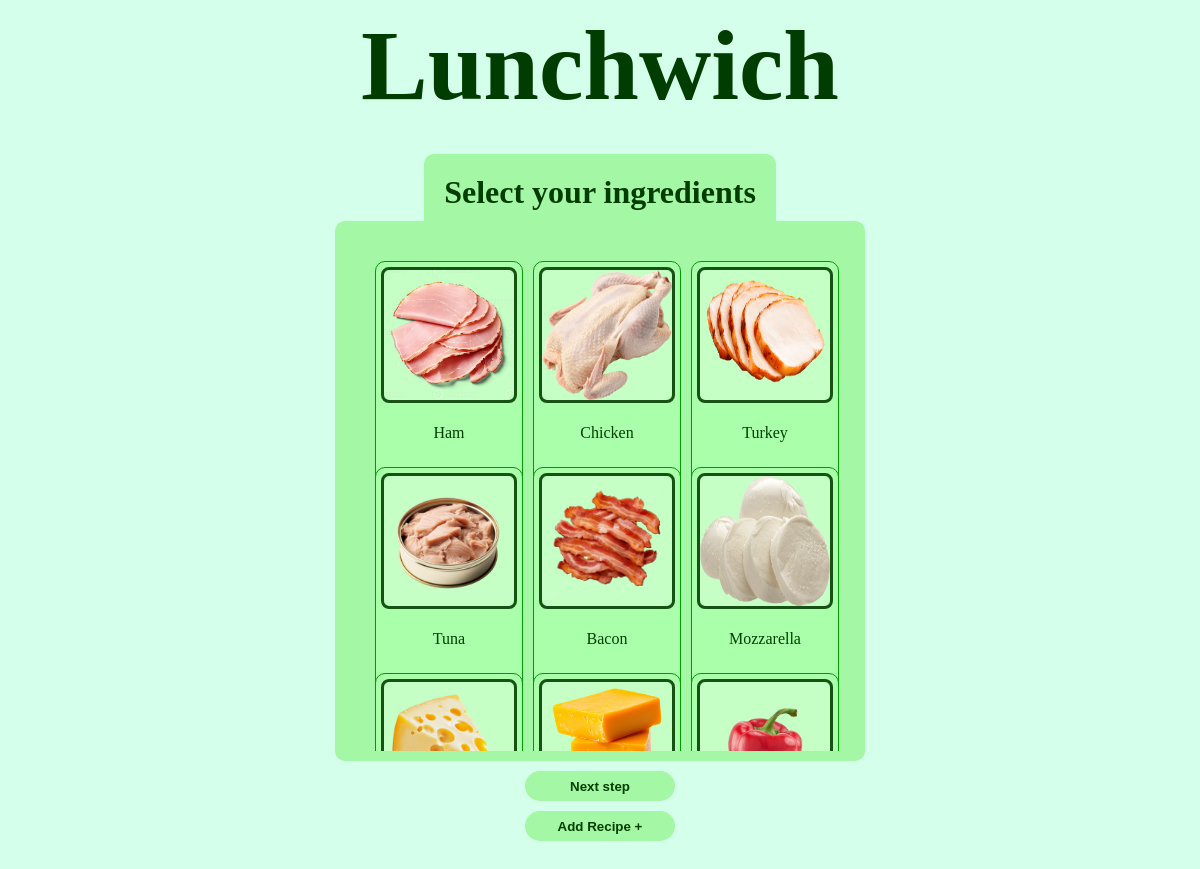
The page / on the database its author committed.
### tables this page shows
CREATE TABLE `ingredients` (
    id MEDIUMINT NOT NULL AUTO_INCREMENT PRIMARY KEY,
    name VARCHAR(100) NOT NULL
);

### index.php (the view, shortened to what this page needs)
<!DOCTYPE html>
<html lang="en">
<head>
    <link rel="stylesheet" href="style.css">
</head>
<body>
    <?php
    $dbhost = "localhost";
    $dbname = "recipebook";
    $dbuser = "bit_academy";
    $dbpass = "bit_academy";
    try {
        $pdo = new PDO("mysql:host=$dbhost;dbname=$dbname;charset=utf8mb4", $dbuser, $dbpass);
    } catch (PDOException $err) {
        echo "Database error";
        exit();
    }
    ?>
    <div class="bigbox">
            <h1 class="title">Lunchwich</h1>
        <h1 class="h1ind">Select your ingredients</h1>
        <div class="cont">
            <?php
            for ($a = 1; $a < 32; $a++) {
                echo "<div class='textbox'>";
                echo "<div class='false' id='$a'> <img class='in' src='images/$a.png'>  </div>";
                $stmt = $pdo->prepare("SELECT * FROM `ingredients` WHERE id = :id");
                $stmt->bindParam(':id', $a, PDO::PARAM_INT);
                $stmt->execute();
                $row = $stmt->fetch(PDO::FETCH_ASSOC);
                if ($row) {
                    $b = $row['name'];
                    echo "<p>$b<p>";
                }
                echo "</div>";
            }
            ?>
        </div>
        <button id="nextpage" class="but">Next step</button>
        <form method="post">
            <input class="but" type="submit" name="add" value="Add Recipe +">
        </form>
    </div>
</body>
</html>

### style.css (style rules this page uses)
body { background-color: rgb(212, 255, 234); }
h3, p, h1 { color: rgb(1, 61, 1); }
.h1ind { position: relative; top: 10px; background-color: rgb(164, 247, 164); border: 1, rgb(164, 247, 164), solid; border-radius: 10px; padding: 20px; margin-bottom: 0; }
.false { border: rgb(23, 82, 20) 3px solid; border-radius: 8px; }
.false, .true { width: 130px; height: 130px; margin: 5px; cursor: pointer; }
.textbox { background-color: rgb(170, 255, 170); border: 1px, solid, rgb(0, 155, 0); border-radius: 10px; margin-bottom: -34px; display: flex; align-items: center; justify-content: center; flex-direction: column; }
.in { background-color: rgb(198, 255, 198); border-radius: 8px; }
img { width: 130px; height: 130px; }
.cont { display: grid; grid-template-columns: repeat(3, 1fr); gap: 10px; width: 450px; height: 400px; overflow-y: auto; padding: 30px; padding-bottom: 90px; border: 10px solid rgb(164, 247, 164); border-radius: 10px; background-color: rgb(164, 247, 164); overflow-x: hidden; }
.bigbox { display: flex; align-items: center; justify-content: center; flex-direction: column; }
.but { background-color: rgb(164, 247, 164); border-radius: 15px; font-weight: bold; color: rgb(1, 61, 1); border: none; margin-top: 10px; width: 150px; height: 30px; }
input, textarea, a { border: hidden; background-color: rgb(186, 255, 186); margin-bottom: 15px; padding:2px; font-weight: bold; }
form { display: flex; flex-direction: column; }
.title { font-size: 100px; font-weight: bolder; margin: 0px; }

### rows shown on the page
ingredients: shows a picture, name "Ham"
ingredients: shows a picture, name "Chicken"
ingredients: shows a picture, name "Turkey"
ingredients: shows a picture, name "Tuna"
ingredients: shows a picture, name "Bacon"
ingredients: shows a picture, name "Mozzarella"
ingredients: shows a picture
ingredients: shows a picture
ingredients: shows a picture
